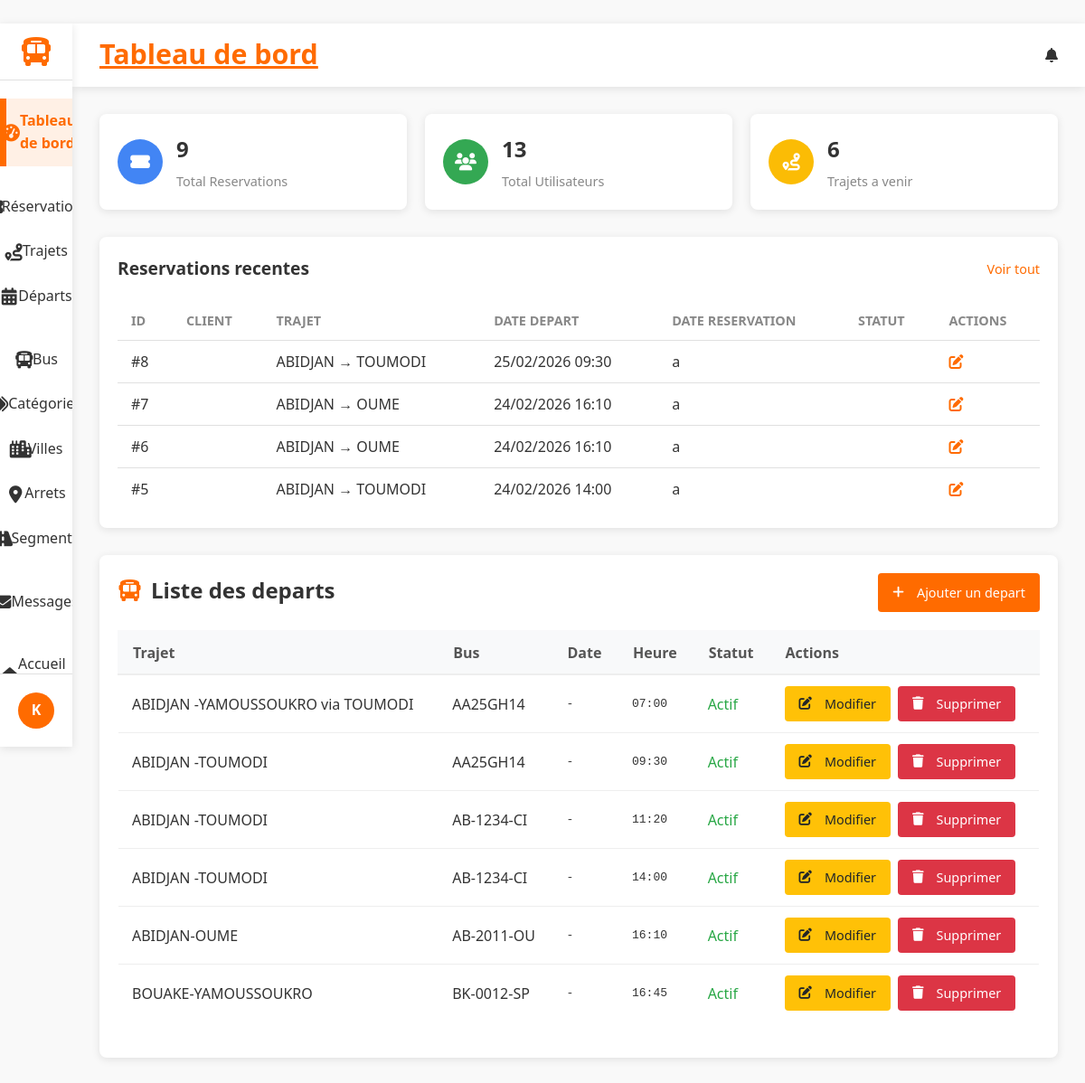
Page /dashboard/ (signed in) on the committed database.
### accounts/models.py (models this page shows, shortened)
class CustomUser(AbstractUser):
    phone = models.CharField(max_length=20, blank=True, null=True, verbose_name="Numéro de téléphone")

### reservations/models.py (models this page shows, shortened)
class Reservation(models.Model):
    utilisateur = models.ForeignKey(settings.AUTH_USER_MODEL, on_delete=models.CASCADE)
    depart = models.ForeignKey(
        Depart,
        on_delete=models.CASCADE,
        related_name="reservations",
    )
    date_voyage = models.DateField(help_text="Date choisie par le client pour voyager")
    reference = models.CharField(max_length=12, unique=True, blank=True)
    nombre_places = models.PositiveSmallIntegerField(default=1)
    prix_total = models.DecimalField(max_digits=10, decimal_places=2)
    statut = models.CharField(
        max_length=20,
        choices=ReservationStatus.choices,
        default=ReservationStatus.EN_ATTENTE,
    )
    created_at = models.DateTimeField(auto_now_add=True)
    @property
    def heure_depart(self):
        return self.depart.heure_depart

### trips/models.py (models this page shows, shortened)
class Depart(models.Model):
    trip = models.ForeignKey(Trip, on_delete=models.CASCADE, related_name="departs")
    bus = models.ForeignKey(Bus, on_delete=models.CASCADE, related_name="departs")
    heure_depart = models.TimeField()
    heure_arrivee = models.TimeField()
    prix = models.DecimalField(max_digits=8, decimal_places=2)
    actif = models.BooleanField(default=True)
    class Meta:
        verbose_name = "Départ"
        verbose_name_plural = "Départs"
        ordering = ["trip", "heure_depart"]

class Trip(models.Model):
    nom = models.CharField(max_length=100)
    origin = models.CharField(max_length=100, blank=True, default="")
    destination = models.CharField(max_length=100, blank=True, default="")
    description = models.TextField(blank=True, default="")
    category = models.ForeignKey(
        Category,
        on_delete=models.CASCADE,
        related_name="legacy_trips",
        default=get_default_category_pk,
    )
    ville_depart = models.ForeignKey(Ville, on_delete=models.CASCADE, related_name="trips_depart")
    ville_arrivee = models.ForeignKey(Ville, on_delete=models.CASCADE, related_name="trips_arrivee")
    arret_depart = models.ForeignKey(Arret, on_delete=models.CASCADE, related_name="trips_depart")
    arret_arrivee = models.ForeignKey(Arret, on_delete=models.CASCADE, related_name="trips_arrivee")
    price = models.DecimalField(max_digits=10, decimal_places=2, default=0)
    actif = models.BooleanField(default=True)
    def __str__(self):
        return self.nom

class Ville(models.Model):
    nom = models.CharField(max_length=100)
    code = models.CharField(max_length=10, unique=True)
    def __str__(self):
        return self.nom

class Bus(models.Model):
    name = models.CharField(max_length=100, blank=True, default="")
    capacity = models.PositiveIntegerField(default=0)
    immatriculation = models.CharField(max_length=50, unique=True)
    modele = models.CharField(max_length=150, blank=True)
    capacite = models.PositiveIntegerField()
    categorie = models.ForeignKey(Category, on_delete=models.SET_NULL, null=True, blank=True, related_name="buses")
    annee_fabrication = models.PositiveIntegerField(null=True, blank=True)
    en_service = models.BooleanField(default=True)
    photo = models.ImageField(upload_to="buses/", null=True, blank=True)
    derniere_revision = models.DateField(null=True, blank=True)
    def __str__(self):
        return self.immatriculation

### gareci_admin/views.py (the view)
# urls.py: path("", DashboardView.as_view(), name="index"),
class DashboardView(StaffRequiredMixin,ActiveTabMixin, BreadcrumbMixin , TemplateView):
    template_name = 'dashboard/dashboard.html'
    active_tab_value ='dashboard'
    def get_context_data(self, **kwargs):
        context = super().get_context_data(**kwargs)
        today = timezone.now().date()
        CustomUser = get_user_model()
        context['empty'] = []  # Liste vide pour le filtre default_if_none
        context['total_reservations'] = Reservation.objects.count()
        context['total_users'] = CustomUser.objects.count()
        upcoming_departures = Depart.objects.select_related(
            'trip', 'bus'
        ).prefetch_related(
            'reservations'
        ).filter(
            actif=True,
        ).order_by('heure_depart')
        context['upcoming_trips'] = upcoming_departures.count()
        context['object_list'] = Depart.objects.select_related('trip', 'bus').all().order_by('heure_depart')
        recent_reservations = Reservation.objects.select_related(
            'utilisateur',
            'depart__trip',
            'depart__bus'
        ).filter(
            statut__in=[ReservationStatus.EN_ATTENTE, ReservationStatus.CONFIRMEE]  # Uniquement les reservations actives
        ).order_by('-created_at')[:10]
        context['recent_reservations'] = recent_reservations
        recent_messages = ContactMessage.objects.filter(
            replied_at__isnull=True
        ).order_by('-submitted_at')[:5]
        context['recent_messages'] = recent_messages
        return context

### gareci_admin/templates/dashboard/dashboard.html (shortened to what this page needs)
﻿{% extends 'dashboard/dashboard_base.html' %}
{% load dashboard_extras %}
{% block content %}
<div class="stats-section">
    <div class="stat-card">
        <div class="stat-icon bg-blue"><i class="fas fa-ticket-alt"></i></div>
        <div class="stat-info">
            <h3>{{ total_reservations }}</h3>
            <p>Total Reservations</p>
        </div>
    </div>
    <div class="stat-card">
        <div class="stat-icon bg-green"><i class="fas fa-users"></i></div>
        <div class="stat-info">
            <h3>{{ total_users }}</h3>
            <p>Total Utilisateurs</p>
        </div>
    </div>
    <div class="stat-card">
        <div class="stat-icon bg-orange"><i class="fas fa-route"></i></div>
        <div class="stat-info">
            <h3>{{ upcoming_trips }}</h3>
            <p>Trajets a venir</p>
        </div>
    </div>
</div>
<section class="table-section">
    <div class="section-header">
        <h3>Reservations recentes</h3>
        <a href="{% url 'dashboard:reservation_list' %}" class="view-all">Voir tout</a>
    </div>
    <div class="table-responsive">
        <table class="data-table">
            <thead>
                <tr>
                    <th>ID</th>
                    <th>Client</th>
                    <th>Trajet</th>
                    <th>Date depart</th>
                    <th>Date reservation</th>
                    <th>Statut</th>
                    <th>Actions</th>
                </tr>
            </thead>
            <tbody>
                {% for reservation in recent_reservations|slice:":4" %}
                <tr>
                    <td>#{{ reservation.id }}</td>
                    <td>{{ reservation.user.username }}</td>
                    <td>{{ reservation.depart.trip.ville_depart }} → {{ reservation.depart.trip.ville_arrivee }}</td>
                    <td>{{ reservation.date_voyage|date:'d/m/Y' }} {{ reservation.heure_depart|time:'H:i' }}</td>
                    <td>{{ reservation.booked_at|date:'d/m/Y' }} a {{ reservation.booked_at|time:'H:i' }}</td>
                    <td>
                        <span class="status-badge
                            ">
                        </span>
                    </td>
                    <td>
                        <a href="{% url 'dashboard:reservation_edit' reservation.id %}" class="action-btn edit"><i class="fas fa-edit"></i></a>
                    </td>
                </tr>
                {% empty %}
                <tr><td colspan="7">Aucune reservation recente.</td></tr>
                {% endfor %}
            </tbody>
        </table>
    </div>
</section>
<div class="departures-container">
    <div class="departures-header">
        <h2><i class="fas fa-bus"></i> Liste des departs</h2>
        <a href="{% url 'dashboard:depart_create' %}" class="btn btn-primary"><i class="fas fa-plus"></i> Ajouter un depart</a>
    </div>
    <table class="departures-table">
        <thead>
            <tr>
                <th>Trajet</th>
                <th>Bus</th>
                <th>Date</th>
                <th>Heure</th>
                <th>Statut</th>
                <th>Actions</th>
            </tr>
        </thead>
        <tbody>
            {% for departure in object_list %}
            <tr>
                <td>{{ departure.trip }}</td>
                <td>{{ departure.bus }}</td>
                <td class="datetime">-</td>
                <td class="datetime">{{ departure.heure_depart|time:"H:i" }}</td>
                <td class="{% if departure.actif %}status-active{% else %}status-inactive{% endif %}">
                    {{ departure.actif|yesno:"Actif,Inactif" }}
                </td>
                <td>
                    <div class="action-buttons">
                        <a href="{% url 'dashboard:depart_edit' departure.pk %}" class="btn btn-sm btn-warning"><i class="fas fa-edit"></i> Modifier</a>
                        <a href="{% url 'dashboard:depart_delete' departure.pk %}" class="btn btn-sm btn-danger" onclick="return confirm('Voulez-vous vraiment supprimer ce depart ?');"><i class="fas fa-trash"></i> Supprimer</a>
                    </div>
                </td>
            </tr>
            {% empty %}
            <tr>
                <td colspan="6" class="empty-state"><i class="fas fa-bus"></i><p>Aucun depart enregistre</p></td>
            </tr>
            {% endfor %}
        </tbody>
    </table>
</div>
{% endblock %}

### gareci_admin/templates/dashboard/dashboard_base.html (shortened to what this page needs)
{% load static %}
<!DOCTYPE html>
<html lang="fr">
<head>
    <link rel="stylesheet" href="https://cdnjs.cloudflare.com/ajax/libs/font-awesome/6.4.0/css/all.min.css">
    <link rel="stylesheet" href="{% static 'css/gareci_admin/dashboards.css' %}">
    <link rel="stylesheet" href="{% static 'css/gareci_admin/reservation_list.css' %}">
    <link rel="stylesheet" href="{% static 'css/gareci_admin/reservation_form.css' %}">
    <link rel="stylesheet" href="{% static 'css/gareci_admin/reservation_confirm_delete.css' %}">
    <link rel="stylesheet" href="{% static 'css/gareci_admin/trip_form.css' %}">
    <link rel="stylesheet" href="{% static 'css/gareci_admin/trip_list.css' %}">
    <link rel="stylesheet" href="{% static 'css/gareci_admin/message_list.css' %}">
    <link rel="stylesheet" href="{% static 'css/gareci_admin/message_form.css' %}">
    <link rel="stylesheet" href="{% static 'css/gareci_admin/message_confirm_delete.css' %}">
    <link rel="stylesheet" href="{% static 'css/gareci_admin/departure_list_.css' %}">
    <link rel="stylesheet" href="{% static 'css/gareci_admin/departure_form.css' %}">
    <link rel="stylesheet" href="{% static 'css/gareci_admin/category_list.css' %}">
    <link rel="stylesheet" href="{% static 'css/gareci_admin/category_form.css' %}">
    <link rel="stylesheet" href="{% static 'css/gareci_admin/bus_list.css' %}">
    <link rel="stylesheet" href="{% static 'css/gareci_admin/bus_form.css' %}">
    <link rel="stylesheet" href="{% static 'css/gareci_admin/searchable_select.css' %}">
</head>
<body>
    <div class="dashboard-container">
        <aside class="sidebar">
            <div class="logo">
                <a href="{% url 'dashboard:index' %}">
                    <i class="fas fa-bus"></i>
                </a>
            </div>
            <nav class="sidebar-nav">
                <ul class="nav-list">
                    <li class="{% if active_tab == 'dashboard' %}active{% endif %}">
                        <a href="{% url 'dashboard:index' %}">
                            <i class="fas fa-tachometer-alt"></i> Tableau de bord
                        </a>
                    </li>
                    <li class="nav-section-header">
                    </li>
                    <li class="{% if active_tab == 'reservations' %}active{% endif %}">
                        <a href="{% url 'dashboard:reservation_list' %}">
                             Réservations
                        </a>
                    </li>
                    <li class="{% if active_tab == 'trips' %}active{% endif %}">
                        <a href="{% url 'dashboard:trip_list' %}">
                            <i class="fas fa-route"></i> Trajets
                        </a>
                    </li>
                    <li class="{% if active_tab == 'departures' %}active{% endif %}">
                        <a href="{% url 'dashboard:depart_list' %}">
                            <i class="fas fa-calendar-alt"></i> Départs
                        </a>
                    </li>
                    <li class="nav-section-header">
                    </li>
                    <li class="{% if active_tab == 'buses' %}active{% endif %}">
                        <a href="{% url 'dashboard:bus_list' %}">
                            <i class="fas fa-bus"></i> Bus
                        </a>
                    </li>
                    <li class="{% if active_tab == 'categories' %}active{% endif %}">
                        <a href="{% url 'dashboard:category_list' %}">
                            <i class="fas fa-tags"></i> Catégories
                        </a>
                    </li>
                    <li class="{% if active_tab == 'villes' %}active{% endif %}">
                        <a href="{% url 'dashboard:ville_list' %}">
                            <i class="fas fa-city"></i> Villes
                        </a>
                    </li>
                    <li class="{% if active_tab == 'arrets' %}active{% endif %}">
                        <a href="{% url 'dashboard:arret_list' %}">
                            <i class="fas fa-map-marker-alt"></i> Arrets
                        </a>
                    </li>
                    <li class="{% if active_tab == 'segments' %}active{% endif %}">
                        <a href="{% url 'dashboard:segment_list' %}">
                            <i class="fas fa-road"></i> Segments
                        </a>
                    </li>
                    <li class="nav-section-header">
                    </li>
                    <li class="{% if active_tab == 'messages' %}active{% endif %}">
                        <a href="{% url 'dashboard:message_list' %}">
                            <i class="fas fa-envelope"></i> Messages
                        </a>
                    </li>
                    <li class="nav-section-header">
                    </li>
                    <li class="{% if active_tab == 'messages' %}active{% endif %}">
                        <a href="{% url 'trips:home' %}">
                            <i class="fas fa-home"></i>Accueil Client
                        </a>
                    </li>
                </ul>
            </nav>
            <div class="sidebar-footer">
                <div class="user-profile">
                    <div class="user-avatar">
                        {% if user.profile.image %}
                            <img src="{{ user.profile.image.url }}" alt="{{ user.username }}">
                        {% else %}
                            <div class="avatar-initials">
                                {{ user.username|slice:":1"|upper }}
                            </div>
                        {% endif %}
                    </div>
                </div>
            </div>
        </aside>
        <main class="main-content">
            <header class="content-header">
                <div class="header-left">
                    <div class="breadcrumbs">
                        {% block breadcrumbs %}
                        <a href="{% url 'dashboard:index' %}">Tableau de bord</a>
                        {% endblock %}
                    </div>
                </div>
                <div class="header-right">
                    {% block header_actions %}
                    <div class="notifications">
                        <i class="fas fa-bell"></i>
                    </div>
                    {% endblock %}
                </div>
            </header>
            <div class="content-wrapper">
                {% block content %}{% endblock %}
            </div>
        </main>
    </div>
</body>
</html>

### rows in the picture
CustomUser: username "K"
Reservation: id "8", depart.trip.ville_depart "ABIDJAN", depart.trip.ville_arrivee "TOUMODI", date_voyage "25/02/2026", heure_depart "09:30"
Reservation: id "7", depart.trip.ville_depart "ABIDJAN", depart.trip.ville_arrivee "OUME", date_voyage "24/02/2026", heure_depart "16:10"
Reservation: id "6", depart.trip.ville_depart "ABIDJAN", depart.trip.ville_arrivee "OUME", date_voyage "24/02/2026", heure_depart "16:10"
Reservation: id "5", depart.trip.ville_depart "ABIDJAN", depart.trip.ville_arrivee "TOUMODI", date_voyage "24/02/2026", heure_depart "14:00"
Depart: trip "ABIDJAN -YAMOUSSOUKRO via TOUMODI", bus "AA25GH14", heure_depart "07:00", actif "Actif"
Depart: trip "ABIDJAN -TOUMODI", bus "AA25GH14", heure_depart "09:30", actif "Actif"
Depart: trip "ABIDJAN -TOUMODI", bus "AB-1234-CI", heure_depart "11:20", actif "Actif"
Depart: trip "ABIDJAN -TOUMODI", bus "AB-1234-CI", heure_depart "14:00", actif "Actif"
Depart: trip "ABIDJAN-OUME", bus "AB-2011-OU", heure_depart "16:10", actif "Actif"
Depart: trip "BOUAKE-YAMOUSSOUKRO", bus "BK-0012-SP", heure_depart "16:45", actif "Actif"

### other values in the picture
{{ total_reservations }} "9"
{{ total_users }} "13"
{{ upcoming_trips }} "6"
